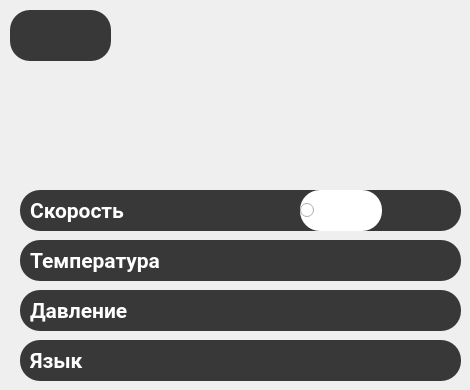
    <widget class="QWidget" name="page_settings">
     <widget class="QFrame" name="f_settings_2">
      <property name="geometry">
       <rect>
        <x>10</x>
        <y>10</y>
        <width>101</width>
        <height>51</height>
       </rect>
      </property>
      <property name="minimumSize">
       <size>
        <width>101</width>
        <height>51</height>
       </size>
      </property>
      <property name="maximumSize">
       <size>
        <width>101</width>
        <height>51</height>
       </size>
      </property>
      <property name="styleSheet">
       <string notr="true">background-color: #383838;
border-radius: 20px;</string>
      </property>
      <property name="frameShape">
       <enum>QFrame::StyledPanel</enum>
      </property>
      <property name="frameShadow">
       <enum>QFrame::Raised</enum>
      </property>
      <widget class="QPushButton" name="btn_settings_2">
       <property name="geometry">
        <rect>
         <x>20</x>
         <y>0</y>
         <width>61</width>
         <height>51</height>
        </rect>
       </property>
       <property name="font">
        <font>
         <pointsize>38</pointsize>
        </font>
       </property>
       <property name="styleSheet">
        <string notr="true"/>
       </property>
       <property name="text">
        <string/>
       </property>
       <property name="iconSize">
        <size>
         <width>35</width>
         <height>50</height>
        </size>
       </property>
      </widget>
     </widget>
     <widget class="QFrame" name="f_track_3">
      <property name="geometry">
       <rect>
        <x>20</x>
        <y>190</y>
        <width>441</width>
        <height>41</height>
       </rect>
      </property>
      <property name="minimumSize">
       <size>
        <width>441</width>
        <height>41</height>
       </size>
      </property>
      <property name="maximumSize">
       <size>
        <width>441</width>
        <height>41</height>
       </size>
      </property>
      <property name="styleSheet">
       <string notr="true">background-color: #383838;
border-radius: 20px;</string>
      </property>
      <property name="frameShape">
       <enum>QFrame::StyledPanel</enum>
      </property>
      <property name="frameShadow">
       <enum>QFrame::Raised</enum>
      </property>
      <widget class="QLabel" name="lbl_track_time_3">
       <property name="geometry">
        <rect>
         <x>10</x>
         <y>0</y>
         <width>101</width>
         <height>41</height>
        </rect>
       </property>
       <property name="minimumSize">
        <size>
         <width>101</width>
         <height>41</height>
        </size>
       </property>
       <property name="maximumSize">
        <size>
         <width>101</width>
         <height>41</height>
        </size>
       </property>
       <property name="palette">
        <palette>
         <active>
          <colorrole role="WindowText">
           <brush brushstyle="SolidPattern">
            <color alpha="255">
             <red>255</red>
             <green>255</green>
             <blue>255</blue>
            </color>
           </brush>
          </colorrole>
          <colorrole role="Button">
           <brush brushstyle="SolidPattern">
            <color alpha="255">
             <red>56</red>
             <green>56</green>
             <blue>56</blue>
            </color>
           </brush>
          </colorrole>
          <colorrole role="Text">
           <brush brushstyle="SolidPattern">
            <color alpha="255">
             <red>255</red>
             <green>255</green>
             <blue>255</blue>
            </color>
           </brush>
          </colorrole>
          <colorrole role="ButtonText">
           <brush brushstyle="SolidPattern">
            <color alpha="255">
             <red>255</red>
             <green>255</green>
             <blue>255</blue>
            </color>
           </brush>
          </colorrole>
          <colorrole role="Base">
           <brush brushstyle="SolidPattern">
            <color alpha="255">
             <red>56</red>
             <green>56</green>
             <blue>56</blue>
            </color>
           </brush>
          </colorrole>
          <colorrole role="Window">
           <brush brushstyle="SolidPattern">
            <color alpha="255">
             <red>56</red>
             <green>56</green>
             <blue>56</blue>
            </color>
           </brush>
          </colorrole>
         </active>
         <inactive>
          <colorrole role="WindowText">
           <brush brushstyle="SolidPattern">
            <color alpha="255">
             <red>255</red>
             <green>255</green>
             <blue>255</blue>
            </color>
           </brush>
          </colorrole>
          <colorrole role="Button">
           <brush brushstyle="SolidPattern">
            <color alpha="255">
             <red>56</red>
             <green>56</green>
             <blue>56</blue>
            </color>
           </brush>
          </colorrole>
          <colorrole role="Text">
           <brush brushstyle="SolidPattern">
            <color alpha="255">
             <red>255</red>
             <green>255</green>
             <blue>255</blue>
            </color>
           </brush>
          </colorrole>
          <colorrole role="ButtonText">
           <brush brushstyle="SolidPattern">
            <color alpha="255">
             <red>255</red>
             <green>255</green>
             <blue>255</blue>
            </color>
           </brush>
          </colorrole>
          <colorrole role="Base">
           <brush brushstyle="SolidPattern">
            <color alpha="255">
             <red>56</red>
             <green>56</green>
             <blue>56</blue>
            </color>
           </brush>
          </colorrole>
          <colorrole role="Window">
           <brush brushstyle="SolidPattern">
            <color alpha="255">
             <red>56</red>
             <green>56</green>
             <blue>56</blue>
            </color>
           </brush>
          </colorrole>
         </inactive>
         <disabled>
          <colorrole role="WindowText">
           <brush brushstyle="SolidPattern">
            <color alpha="255">
             <red>255</red>
             <green>255</green>
             <blue>255</blue>
            </color>
           </brush>
          </colorrole>
          <colorrole role="Button">
           <brush brushstyle="SolidPattern">
            <color alpha="255">
             <red>56</red>
             <green>56</green>
             <blue>56</blue>
            </color>
           </brush>
          </colorrole>
          <colorrole role="Text">
           <brush brushstyle="SolidPattern">
            <color alpha="255">
             <red>255</red>
             <green>255</green>
             <blue>255</blue>
            </color>
           </brush>
          </colorrole>
          <colorrole role="ButtonText">
           <brush brushstyle="SolidPattern">
            <color alpha="255">
             <red>255</red>
             <green>255</green>
             <blue>255</blue>
            </color>
           </brush>
          </colorrole>
          <colorrole role="Base">
           <brush brushstyle="SolidPattern">
            <color alpha="255">
             <red>56</red>
             <green>56</green>
             <blue>56</blue>
            </color>
           </brush>
          </colorrole>
          <colorrole role="Window">
           <brush brushstyle="SolidPattern">
            <color alpha="255">
             <red>56</red>
             <green>56</green>
             <blue>56</blue>
            </color>
           </brush>
          </colorrole>
         </disabled>
        </palette>
       </property>
       <property name="font">
        <font>
         <family>Roboto</family>
         <pointsize>16</pointsize>
         <weight>75</weight>
         <bold>true</bold>
        </font>
       </property>
       <property name="styleSheet">
        <string notr="true">color: rgb(255, 255, 255);</string>
       </property>
       <property name="text">
        <string>Скорость</string>
       </property>
       <property name="alignment">
        <set>Qt::AlignLeading|Qt::AlignLeft|Qt::AlignVCenter</set>
       </property>
      </widget>
      <widget class="QRadioButton" name="radioButton">
       <property name="geometry">
        <rect>
         <x>280</x>
         <y>0</y>
         <width>82</width>
         <height>41</height>
        </rect>
       </property>
       <property name="layoutDirection">
        <enum>Qt::LeftToRight</enum>
       </property>
       <property name="styleSheet">
        <string notr="true">background-color: rgb(255, 255, 255);</string>
       </property>
       <property name="text">
        <string/>
       </property>
       <property name="iconSize">
        <size>
         <width>16</width>
         <height>16</height>
        </size>
       </property>
       <property name="checkable">
        <bool>false</bool>
       </property>
       <property name="autoExclusive">
        <bool>false</bool>
       </property>
       <property name="autoRepeatDelay">
        <number>300</number>
       </property>
      </widget>
     </widget>
     <widget class="QFrame" name="f_track_4">
      <property name="geometry">
       <rect>
        <x>20</x>
        <y>240</y>
        <width>441</width>
        <height>41</height>
       </rect>
      </property>
      <property name="minimumSize">
       <size>
        <width>441</width>
        <height>41</height>
       </size>
      </property>
      <property name="maximumSize">
       <size>
        <width>441</width>
        <height>41</height>
       </size>
      </property>
      <property name="styleSheet">
       <string notr="true">background-color: #383838;
border-radius: 20px;</string>
      </property>
      <property name="frameShape">
       <enum>QFrame::StyledPanel</enum>
      </property>
      <property name="frameShadow">
       <enum>QFrame::Raised</enum>
      </property>
      <widget class="QLabel" name="lbl_track_time_4">
       <property name="geometry">
        <rect>
         <x>10</x>
         <y>0</y>
         <width>141</width>
         <height>41</height>
        </rect>
       </property>
       <property name="minimumSize">
        <size>
         <width>101</width>
         <height>41</height>
        </size>
       </property>
       <property name="maximumSize">
        <size>
         <width>141</width>
         <height>41</height>
        </size>
       </property>
       <property name="palette">
        <palette>
         <active>
          <colorrole role="WindowText">
           <brush brushstyle="SolidPattern">
            <color alpha="255">
             <red>255</red>
             <green>255</green>
             <blue>255</blue>
            </color>
           </brush>
          </colorrole>
          <colorrole role="Button">
           <brush brushstyle="SolidPattern">
            <color alpha="255">
             <red>56</red>
             <green>56</green>
             <blue>56</blue>
            </color>
           </brush>
          </colorrole>
          <colorrole role="Text">
           <brush brushstyle="SolidPattern">
            <color alpha="255">
             <red>255</red>
             <green>255</green>
             <blue>255</blue>
            </color>
           </brush>
          </colorrole>
          <colorrole role="ButtonText">
           <brush brushstyle="SolidPattern">
            <color alpha="255">
             <red>255</red>
             <green>255</green>
             <blue>255</blue>
            </color>
           </brush>
          </colorrole>
          <colorrole role="Base">
           <brush brushstyle="SolidPattern">
            <color alpha="255">
             <red>56</red>
             <green>56</green>
             <blue>56</blue>
            </color>
           </brush>
          </colorrole>
          <colorrole role="Window">
           <brush brushstyle="SolidPattern">
            <color alpha="255">
             <red>56</red>
             <green>56</green>
             <blue>56</blue>
            </color>
           </brush>
          </colorrole>
         </active>
         <inactive>
          <colorrole role="WindowText">
           <brush brushstyle="SolidPattern">
            <color alpha="255">
             <red>255</red>
             <green>255</green>
             <blue>255</blue>
            </color>
           </brush>
          </colorrole>
          <colorrole role="Button">
           <brush brushstyle="SolidPattern">
            <color alpha="255">
             <red>56</red>
             <green>56</green>
             <blue>56</blue>
            </color>
           </brush>
          </colorrole>
          <colorrole role="Text">
           <brush brushstyle="SolidPattern">
            <color alpha="255">
             <red>255</red>
             <green>255</green>
             <blue>255</blue>
            </color>
           </brush>
          </colorrole>
          <colorrole role="ButtonText">
           <brush brushstyle="SolidPattern">
            <color alpha="255">
             <red>255</red>
             <green>255</green>
             <blue>255</blue>
            </color>
           </brush>
          </colorrole>
          <colorrole role="Base">
           <brush brushstyle="SolidPattern">
            <color alpha="255">
             <red>56</red>
             <green>56</green>
             <blue>56</blue>
            </color>
           </brush>
          </colorrole>
          <colorrole role="Window">
           <brush brushstyle="SolidPattern">
            <color alpha="255">
             <red>56</red>
             <green>56</green>
             <blue>56</blue>
            </color>
           </brush>
          </colorrole>
         </inactive>
         <disabled>
          <colorrole role="WindowText">
           <brush brushstyle="SolidPattern">
            <color alpha="255">
             <red>255</red>
             <green>255</green>
             <blue>255</blue>
            </color>
           </brush>
          </colorrole>
          <colorrole role="Button">
           <brush brushstyle="SolidPattern">
            <color alpha="255">
             <red>56</red>
             <green>56</green>
             <blue>56</blue>
            </color>
           </brush>
          </colorrole>
          <colorrole role="Text">
           <brush brushstyle="SolidPattern">
            <color alpha="255">
             <red>255</red>
             <green>255</green>
             <blue>255</blue>
            </color>
           </brush>
          </colorrole>
          <colorrole role="ButtonText">
           <brush brushstyle="SolidPattern">
            <color alpha="255">
             <red>255</red>
             <green>255</green>
             <blue>255</blue>
            </color>
           </brush>
          </colorrole>
          <colorrole role="Base">
           <brush brushstyle="SolidPattern">
            <color alpha="255">
             <red>56</red>
             <green>56</green>
             <blue>56</blue>
            </color>
           </brush>
          </colorrole>
          <colorrole role="Window">
           <brush brushstyle="SolidPattern">
            <color alpha="255">
             <red>56</red>
             <green>56</green>
             <blue>56</blue>
            </color>
           </brush>
          </colorrole>
         </disabled>
        </palette>
       </property>
       <property name="font">
        <font>
         <family>Roboto</family>
         <pointsize>16</pointsize>
         <weight>75</weight>
         <bold>true</bold>
        </font>
       </property>
       <property name="styleSheet">
        <string notr="true">color: rgb(255, 255, 255);</string>
       </property>
       <property name="text">
        <string>Температура</string>
       </property>
       <property name="alignment">
        <set>Qt::AlignLeading|Qt::AlignLeft|Qt::AlignVCenter</set>
       </property>
      </widget>
     </widget>
     <widget class="QFrame" name="f_track_5">
      <property name="geometry">
       <rect>
        <x>20</x>
        <y>290</y>
        <width>441</width>
        <height>41</height>
       </rect>
      </property>
      <property name="minimumSize">
       <size>
        <width>441</width>
        <height>41</height>
       </size>
      </property>
      <property name="maximumSize">
       <size>
        <width>441</width>
        <height>41</height>
       </size>
      </property>
      <property name="styleSheet">
       <string notr="true">background-color: #383838;
border-radius: 20px;</string>
      </property>
      <property name="frameShape">
       <enum>QFrame::StyledPanel</enum>
      </property>
      <property name="frameShadow">
       <enum>QFrame::Raised</enum>
      </property>
      <widget class="QLabel" name="lbl_track_time_5">
       <property name="geometry">
        <rect>
         <x>10</x>
         <y>0</y>
         <width>101</width>
         <height>41</height>
        </rect>
       </property>
       <property name="minimumSize">
        <size>
         <width>101</width>
         <height>41</height>
        </size>
       </property>
       <property name="maximumSize">
        <size>
         <width>101</width>
         <height>41</height>
        </size>
       </property>
       <property name="palette">
        <palette>
         <active>
          <colorrole role="WindowText">
           <brush brushstyle="SolidPattern">
            <color alpha="255">
             <red>255</red>
             <green>255</green>
             <blue>255</blue>
            </color>
           </brush>
          </colorrole>
          <colorrole role="Button">
           <brush brushstyle="SolidPattern">
            <color alpha="255">
             <red>56</red>
             <green>56</green>
             <blue>56</blue>
            </color>
           </brush>
          </colorrole>
          <colorrole role="Text">
           <brush brushstyle="SolidPattern">
            <color alpha="255">
             <red>255</red>
             <green>255</green>
             <blue>255</blue>
            </color>
           </brush>
          </colorrole>
          <colorrole role="ButtonText">
           <brush brushstyle="SolidPattern">
            <color alpha="255">
             <red>255</red>
             <green>255</green>
             <blue>255</blue>
            </color>
           </brush>
          </colorrole>
          <colorrole role="Base">
           <brush brushstyle="SolidPattern">
            <color alpha="255">
             <red>56</red>
             <green>56</green>
             <blue>56</blue>
            </color>
           </brush>
          </colorrole>
          <colorrole role="Window">
           <brush brushstyle="SolidPattern">
            <color alpha="255">
             <red>56</red>
             <green>56</green>
             <blue>56</blue>
            </color>
           </brush>
          </colorrole>
         </active>
         <inactive>
          <colorrole role="WindowText">
           <brush brushstyle="SolidPattern">
            <color alpha="255">
             <red>255</red>
             <green>255</green>
             <blue>255</blue>
            </color>
           </brush>
          </colorrole>
          <colorrole role="Button">
           <brush brushstyle="SolidPattern">
            <color alpha="255">
             <red>56</red>
             <green>56</green>
             <blue>56</blue>
            </color>
           </brush>
          </colorrole>
          <colorrole role="Text">
           <brush brushstyle="SolidPattern">
            <color alpha="255">
             <red>255</red>
             <green>255</green>
             <blue>255</blue>
            </color>
           </brush>
          </colorrole>
          <colorrole role="ButtonText">
           <brush brushstyle="SolidPattern">
            <color alpha="255">
             <red>255</red>
             <green>255</green>
             <blue>255</blue>
            </color>
           </brush>
          </colorrole>
          <colorrole role="Base">
           <brush brushstyle="SolidPattern">
            <color alpha="255">
             <red>56</red>
             <green>56</green>
             <blue>56</blue>
            </color>
           </brush>
          </colorrole>
          <colorrole role="Window">
           <brush brushstyle="SolidPattern">
            <color alpha="255">
             <red>56</red>
             <green>56</green>
             <blue>56</blue>
            </color>
           </brush>
          </colorrole>
         </inactive>
         <disabled>
          <colorrole role="WindowText">
           <brush brushstyle="SolidPattern">
            <color alpha="255">
             <red>255</red>
             <green>255</green>
             <blue>255</blue>
            </color>
           </brush>
          </colorrole>
          <colorrole role="Button">
           <brush brushstyle="SolidPattern">
            <color alpha="255">
             <red>56</red>
             <green>56</green>
             <blue>56</blue>
            </color>
           </brush>
          </colorrole>
          <colorrole role="Text">
           <brush brushstyle="SolidPattern">
            <color alpha="255">
             <red>255</red>
             <green>255</green>
             <blue>255</blue>
            </color>
           </brush>
          </colorrole>
          <colorrole role="ButtonText">
           <brush brushstyle="SolidPattern">
            <color alpha="255">
             <red>255</red>
             <green>255</green>
             <blue>255</blue>
            </color>
           </brush>
          </colorrole>
          <colorrole role="Base">
           <brush brushstyle="SolidPattern">
            <color alpha="255">
             <red>56</red>
             <green>56</green>
             <blue>56</blue>
            </color>
           </brush>
          </colorrole>
          <colorrole role="Window">
           <brush brushstyle="SolidPattern">
            <color alpha="255">
             <red>56</red>
             <green>56</green>
             <blue>56</blue>
            </color>
           </brush>
          </colorrole>
         </disabled>
        </palette>
       </property>
       <property name="font">
        <font>
         <family>Roboto</family>
         <pointsize>16</pointsize>
         <weight>75</weight>
         <bold>true</bold>
        </font>
       </property>
       <property name="styleSheet">
        <string notr="true">color: rgb(255, 255, 255);</string>
       </property>
       <property name="text">
        <string>Давление</string>
       </property>
       <property name="alignment">
        <set>Qt::AlignLeading|Qt::AlignLeft|Qt::AlignVCenter</set>
       </property>
      </widget>
     </widget>
     <widget class="QFrame" name="f_track_2">
      <property name="geometry">
       <rect>
        <x>20</x>
        <y>340</y>
        <width>441</width>
        <height>41</height>
       </rect>
      </property>
      <property name="minimumSize">
       <size>
        <width>441</width>
        <height>41</height>
       </size>
      </property>
      <property name="maximumSize">
       <size>
        <width>441</width>
        <height>41</height>
       </size>
      </property>
      <property name="styleSheet">
       <string notr="true">background-color: #383838;
border-radius: 20px;</string>
      </property>
      <property name="frameShape">
       <enum>QFrame::StyledPanel</enum>
      </property>
      <property name="frameShadow">
       <enum>QFrame::Raised</enum>
      </property>
      <widget class="QLabel" name="lbl_track_time_2">
       <property name="geometry">
        <rect>
         <x>10</x>
         <y>0</y>
         <width>101</width>
         <height>41</height>
        </rect>
       </property>
       <property name="minimumSize">
        <size>
         <width>101</width>
         <height>41</height>
        </size>
       </property>
       <property name="maximumSize">
        <size>
         <width>101</width>
         <height>41</height>
        </size>
       </property>
       <property name="palette">
        <palette>
         <active>
          <colorrole role="WindowText">
           <brush brushstyle="SolidPattern">
            <color alpha="255">
             <red>255</red>
             <green>255</green>
             <blue>255</blue>
            </color>
           </brush>
          </colorrole>
          <colorrole role="Button">
           <brush brushstyle="SolidPattern">
            <color alpha="255">
             <red>56</red>
             <green>56</green>
             <blue>56</blue>
            </color>
           </brush>
          </colorrole>
          <colorrole role="Text">
           <brush brushstyle="SolidPattern">
            <color alpha="255">
             <red>255</red>
             <green>255</green>
             <blue>255</blue>
            </color>
           </brush>
          </colorrole>
          <colorrole role="ButtonText">
           <brush brushstyle="SolidPattern">
            <color alpha="255">
             <red>255</red>
             <green>255</green>
             <blue>255</blue>
            </color>
           </brush>
          </colorrole>
          <colorrole role="Base">
           <brush brushstyle="SolidPattern">
            <color alpha="255">
             <red>56</red>
             <green>56</green>
             <blue>56</blue>
            </color>
           </brush>
          </colorrole>
          <colorrole role="Window">
           <brush brushstyle="SolidPattern">
            <color alpha="255">
             <red>56</red>
             <green>56</green>
             <blue>56</blue>
            </color>
           </brush>
          </colorrole>
         </active>
         <inactive>
          <colorrole role="WindowText">
           <brush brushstyle="SolidPattern">
            <color alpha="255">
             <red>255</red>
             <green>255</green>
             <blue>255</blue>
            </color>
           </brush>
          </colorrole>
          <colorrole role="Button">
           <brush brushstyle="SolidPattern">
            <color alpha="255">
             <red>56</red>
             <green>56</green>
             <blue>56</blue>
            </color>
           </brush>
          </colorrole>
          <colorrole role="Text">
           <brush brushstyle="SolidPattern">
            <color alpha="255">
             <red>255</red>
             <green>255</green>
             <blue>255</blue>
            </color>
           </brush>
          </colorrole>
          <colorrole role="ButtonText">
           <brush brushstyle="SolidPattern">
            <color alpha="255">
             <red>255</red>
             <green>255</green>
             <blue>255</blue>
            </color>
           </brush>
          </colorrole>
          <colorrole role="Base">
           <brush brushstyle="SolidPattern">
            <color alpha="255">
             <red>56</red>
             <green>56</green>
             <blue>56</blue>
            </color>
           </brush>
          </colorrole>
          <colorrole role="Window">
           <brush brushstyle="SolidPattern">
            <color alpha="255">
             <red>56</red>
             <green>56</green>
             <blue>56</blue>
            </color>
           </brush>
          </colorrole>
         </inactive>
         <disabled>
          <colorrole role="WindowText">
           <brush brushstyle="SolidPattern">
            <color alpha="255">
             <red>255</red>
             <green>255</green>
             <blue>255</blue>
            </color>
           </brush>
          </colorrole>
          <colorrole role="Button">
           <brush brushstyle="SolidPattern">
            <color alpha="255">
             <red>56</red>
             <green>56</green>
             <blue>56</blue>
            </color>
           </brush>
          </colorrole>
          <colorrole role="Text">
           <brush brushstyle="SolidPattern">
            <color alpha="255">
             <red>255</red>
             <green>255</green>
             <blue>255</blue>
            </color>
           </brush>
          </colorrole>
          <colorrole role="ButtonText">
           <brush brushstyle="SolidPattern">
            <color alpha="255">
             <red>255</red>
             <green>255</green>
             <blue>255</blue>
            </color>
           </brush>
          </colorrole>
          <colorrole role="Base">
           <brush brushstyle="SolidPattern">
            <color alpha="255">
             <red>56</red>
             <green>56</green>
             <blue>56</blue>
            </color>
           </brush>
          </colorrole>
          <colorrole role="Window">
           <brush brushstyle="SolidPattern">
            <color alpha="255">
             <red>56</red>
             <green>56</green>
             <blue>56</blue>
            </color>
           </brush>
          </colorrole>
         </disabled>
        </palette>
       </property>
       <property name="font">
        <font>
         <family>Roboto</family>
         <pointsize>16</pointsize>
         <weight>75</weight>
         <bold>true</bold>
        </font>
       </property>
       <property name="styleSheet">
        <string notr="true">color: rgb(255, 255, 255);</string>
       </property>
       <property name="text">
        <string>Язык</string>
       </property>
       <property name="alignment">
        <set>Qt::AlignLeading|Qt::AlignLeft|Qt::AlignVCenter</set>
       </property>
      </widget>
     </widget>
    </widget>
